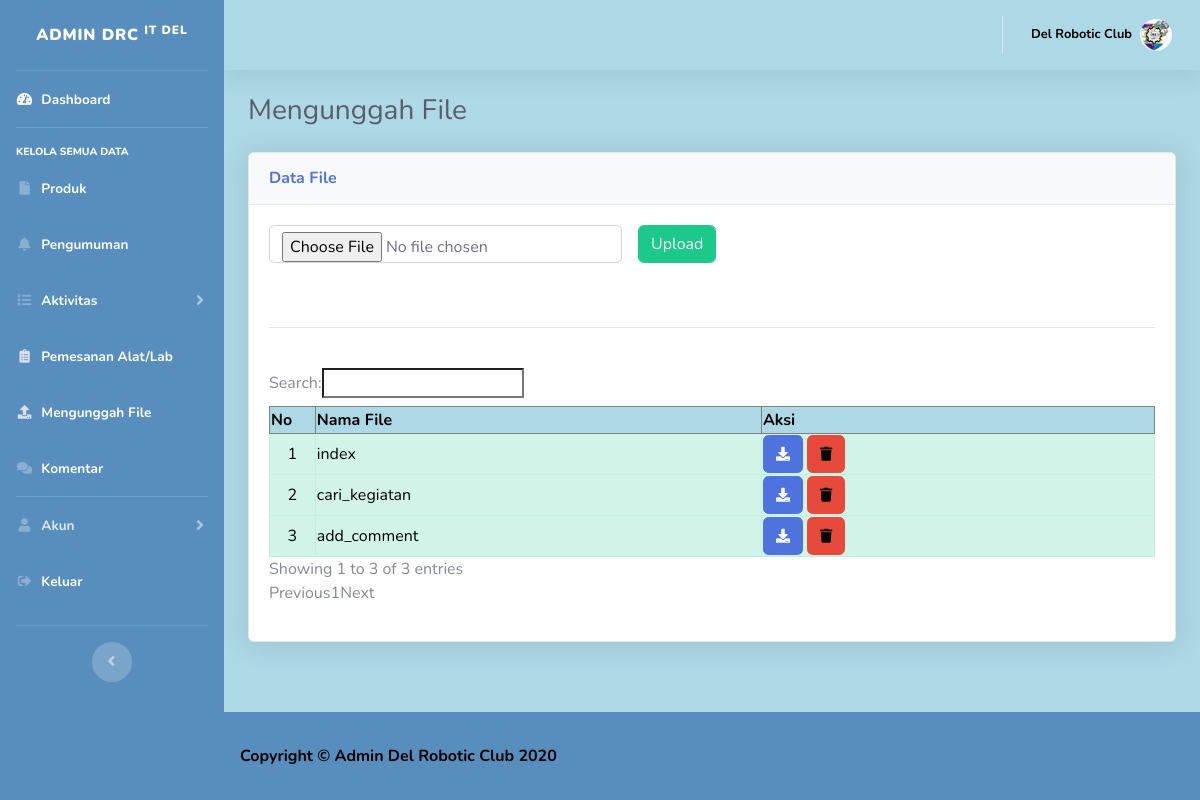
Page /admin/upload_file.php on the committed database.
### tables this page shows
CREATE TABLE `data` (
  `id_data` int(11) NOT NULL,
  `name` varchar(200) NOT NULL,
  `file` varchar(500) NOT NULL
);

### admin/upload_file.php (the view, shortened to what this page needs)
<!DOCTYPE html>
<html lang="en">
<head>
  <?php
    include 'commons/header.php';
  ?>
</head>
<body id="page-top">
  <div id="wrapper">
    <div class="container-fluid">
      <h1 class="h3 mb-2 text-gray-800">Mengunggah File</h1>
          <div class="card shadow mb-4">
            <div class="card-header py-3">
              <h6 class="m-0 font-weight-bold text-primary">Data File</h6>
            </div>
            <div class="card-body">
              <div class="table-responsive">
                <form class="form-inline" method="POST" action="upload.php" enctype="multipart/form-data">
                <input class="form-control" type="file" name="upload"/>
					      &emsp;<button type="submit" class="btn btn-success form-control" name="submit"><span class="glyphicon glyphicon-upload"></span> Upload</button>
                </form>
                <br/><br/>
                <div class="form-group">
                  <table id="example" style="width:100%;" border>
                    <thead>
                      <tr style="color:black;background-color:lightblue;">
                        <td style="width:50px;"><b>No</b></td>
                        <td><b>Nama File</b></td>
                        <td style="width:400px;"><b>Aksi</b></td>
                      </tr>
                    </thead>
                    <tbody class="alert-success" style="color:black">
                      <?php
                      require 'database/konfig.php';
                        $row = $conn->query("SELECT * FROM `data` ORDER BY id_data DESC") or die(mysqli_error());
                        $no = 1;
                        while($fetch = $row->fetch_array()){
                      ?>
                      <tr>
                        <?php
                        $name = explode('/', $fetch['file']);
                        ?>
                        <td style="text-align:center;"><?php echo $no++ ?></td>
                        <td><?php echo $fetch['name']?></td>
                        <td><a href="download.php?file=<?php echo $name[1]?>" class="btn btn-primary"><span class="fas fa-download fa-sm"></span></a>
                          <a onclick="if(confirm('Apakah anda yakin ingin menghapus data ini ??')){
                            location.href='hapus_file.php?id=<?php echo $fetch['id_data']; ?>' }" class="btn btn-danger">
                                        <span class="fas fa-trash fa-sm"></span></a>
                        </td>
                      </tr>
                      <?php
                        }
                      ?><hr>
                    </tbody><br>
                  </table>
                </div>
              </div>
            </div>
        </div>
      </div>
    </div>
      <?php
        include 'commons/footer.php';
      ?>
  </body>
</html>

### rows in the picture
data: name "index"
data: name "cari_kegiatan"
data: name "add_comment"
